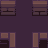

A 2D game scene composited from a Tiled map and its tileset images. What follows is a short description and the map's XML, with each tile layer's data collapsed to a summary:
An orthogonal 3x3 tile map with 16x16 px tiles, 2 tile layers (bgd, bgd2), 3 tilesets and 5 objects.

<map version="1.8" tiledversion="1.8.0" orientation="orthogonal" renderorder="right-down" width="3" height="3" tilewidth="16" tileheight="16" infinite="0" nextlayerid="6" nextobjectid="14">
 <tileset firstgid="1" source="dungeon.tsx" />
 <tileset firstgid="101" source="props.tsx" />
 <tileset firstgid="113" source="characters.tsx" />
 <layer id="1" name="bgd" width="3" height="3">
  <data>[9 cells, 9 non-empty, 5 distinct tile ids]</data>
 </layer>
 <layer id="4" name="bgd2" width="3" height="3">
  <data>[9 cells, 0 non-empty, 0 distinct tile ids]</data>
 </layer>
 <objectgroup color="#ff0000" id="5" name="connections">
  <object id="10" x="32" y="16" width="16" height="16" />
  <object id="11" x="16" y="0" width="16" height="16" />
  <object id="12" x="0" y="16" width="16" height="16" />
  <object id="13" x="16" y="32" width="16" height="16" />
 </objectgroup>
 <objectgroup id="2" name="characters">
  <object id="9" gid="115" x="16" y="32" width="16" height="16" />
 </objectgroup>
 <objectgroup id="3" name="props" />
</map>
